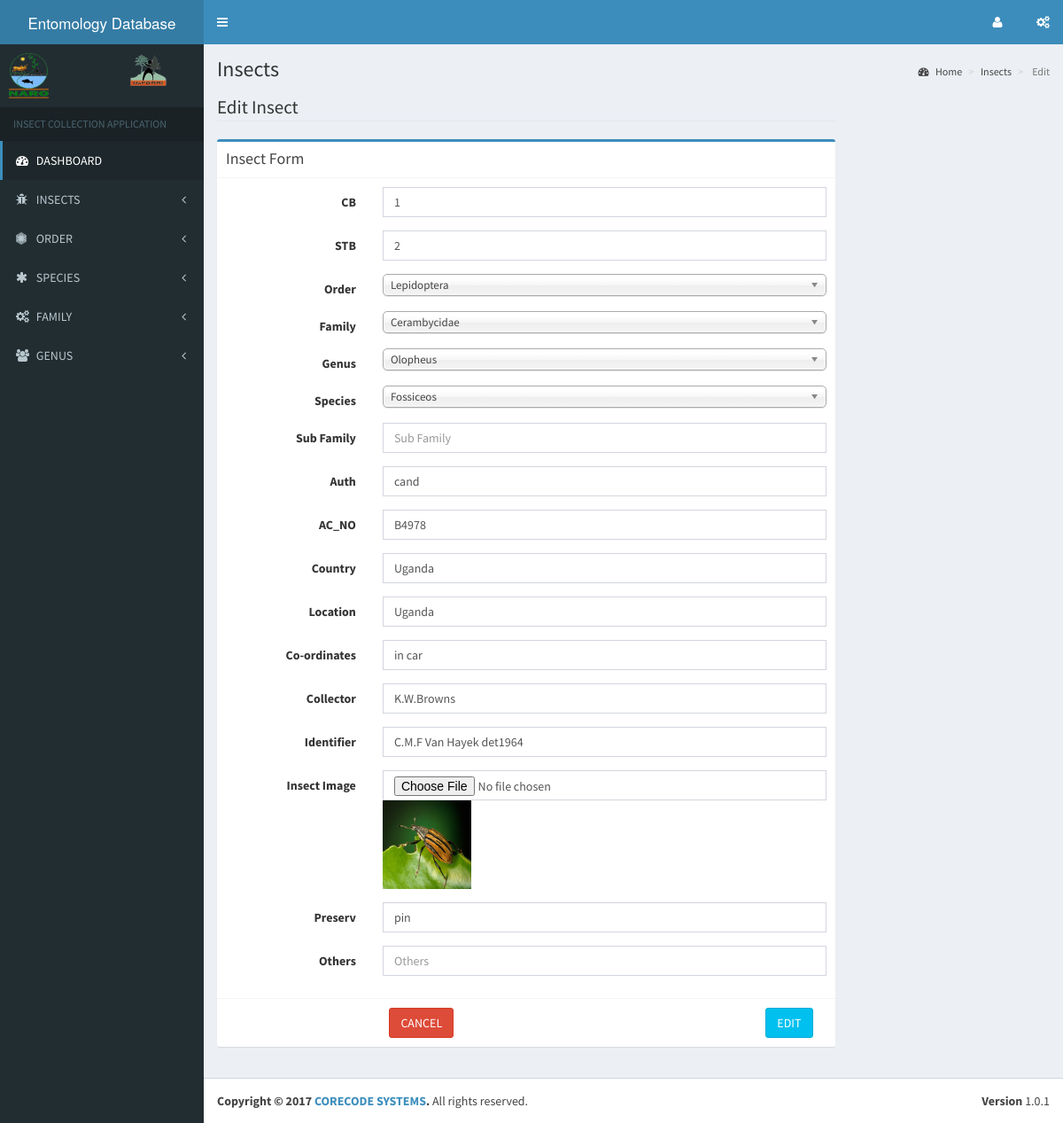
Page /admin/edit_insect.php?id=2 on the committed database.
### tables this page shows
CREATE TABLE `insects` (
  `insect_Id` int(11) NOT NULL,
  `CB` int(11) NOT NULL,
  `STB` int(11) NOT NULL,
  `order_Id` int(11) NOT NULL,
  `family_Id` int(11) NOT NULL,
  `genus_Id` int(11) NOT NULL,
  `species_Id` int(11) NOT NULL,
  `sub_family` varchar(255) NOT NULL,
  `auth` varchar(255) NOT NULL,
  `AC_NO` varchar(255) NOT NULL,
  `country` varchar(255) NOT NULL,
  `location` varchar(255) NOT NULL,
  `coordinates` varchar(255) NOT NULL,
  `doc` tinytext NOT NULL,
  `collector` varchar(255) NOT NULL,
  `identifier` varchar(255) NOT NULL,
  `image` text NOT NULL,
  `preserv` varchar(255) NOT NULL,
  `Others` varchar(255) NOT NULL
);

CREATE TABLE `order` (
  `order_Id` int(11) NOT NULL,
  `order_name` varchar(50) NOT NULL
);

CREATE TABLE `family` (
  `family_Id` int(11) NOT NULL,
  `family_name` varchar(50) NOT NULL
);

CREATE TABLE `genus` (
  `genus_id` int(11) NOT NULL,
  `genus_name` varchar(50) NOT NULL
);

CREATE TABLE `species` (
  `species_Id` int(11) NOT NULL,
  `species_name` varchar(50) NOT NULL
);

### libs/database.php (called while the page is built, shortened)
<?php
    class database {
        public $host    = DB_HOST;
        public $user    = DB_USER;
        public $pass    = DB_PASS;
        public $db_name = DB_NAME;
        public $conn;
        public function connect() {
            $this->conn = new mysqli($this->host, $this->user, $this->pass, $this->db_name);
        }
        public function select($query) {
            $result = $this->conn->query($query);
            if($result->num_rows > 0) {
                return $result;
            }else {
                return false;
            }
        }
    }
?>

### admin/edit_insect.php (the view, shortened to what this page needs)
<?php
    require_once '../libs/database.php';
    $db = new database();
    if(isset($_GET['id'])) {
        $id = $_GET['id'];
    }
    $sql_select_order = "SELECT * FROM `Order`";
    $order_list = $db->select($sql_select_order);
    $sql_select_family = "SELECT * FROM Family";
    $family_list = $db->select($sql_select_family);
    $sql_select_genus = "SELECT * FROM Genus";
    $genus_list = $db->select($sql_select_genus);
    $sql_select_species = "SELECT * FROM Species";
    $species_list = $db->select($sql_select_species);
    $sql_select_insect = "SELECT * FROM Insects WHERE insect_Id = {$id}";
    $insect = $db->select($sql_select_insect);
    $insect_record = $insect->fetch_array();
?>
<?php include 'includes/header.php'; ?>
<?php include 'includes/sidebar_nav.php'; ?>
  <div class="content-wrapper">
    <section class="content-header">
      <h1>
        Insects
      </h1>
      <ol class="breadcrumb">
        <li><a href="#"><i class="fa fa-dashboard"></i> Home</a></li>
        <li><a href="#"> Insects</a></li>
        <li class="active"> Edit</li>
      </ol>
    </section>
    <section class="content">
        <div class="row">
            <div class="col-md-9">
                <fieldset>
                    <legend>Edit Insect</legend>
                    <div class="box box-primary">
                        <div class="box-header with-border">
                            <h3 class="box-title">Insect Form</h3>
                        </div>
                        <div class="box-body">
                            <form class="form-horizontal" action="edit_insect.php?id=<?php echo $id ?>" method="post" role="form" id="insect_form" enctype="multipart/form-data">
                                <div class="form-group">
                                    <label class="col-sm-3 control-label" for="cb">CB</label>
                                    <div class="col-sm-9">
                                        <input type="text" id="cb" name="cb" class="form-control" placeholder="CB" value="<?php echo $insect_record['CB']; ?>">
                                    </div>
                                </div>
                                <div class="form-group">
                                    <label class="col-sm-3 control-label" for="stb">STB</label>
                                    <div class="col-sm-9">
                                        <input type="text" id="stb" name="stb" class="form-control" placeholder="STB" value="<?php echo $insect_record['STB']; ?>">
                                    </div>
                                </div>
                                <div class="form-group">
                                    <label class="col-sm-3 control-label" for="insect_order">Order</label>
                                    <div class="col-sm-9">
                                        <select class="form-control" id="insect_order" name="insect_order">
                                            <?php while($order = $order_list->fetch_array()): ?>
                                                    <?php
                                                        if($order['order_Id'] == $insect_record['order_Id']) {
                                                            echo "<option value=" .'"'. $order['order_Id'] .'"' ." selected='selected'>";
                                                                echo $order['order_name'];
                                                            echo "</option>";
                                                            break;
                                                        }
                                                    ?>
                                            <?php endwhile; ?>
                                        </select>
                                    </div>
                                </div>
                                <div class="form-group">
                                    <label class="col-sm-3 control-label" for="insect_family">Family</label>
                                    <div class="col-sm-9">
                                        <select class="form-control" id="insect_family" name="insect_family">
                                            <?php while($family = $family_list->fetch_array()): ?>
                                                    <?php
                                                        if($family['family_Id'] == $insect_record['family_Id']) {
                                                            echo "<option value=" .'"'. $family['family_Id'] .'"' ." selected='selected'>";
                                                                echo $family['family_name'];
                                                            echo "</option>";
                                                            break;
                                                        }
                                                    ?>
                                            <?php endwhile; ?>
                                        </select>
                                    </div>
                                </div>
                                <div class="form-group">
                                    <label class="col-sm-3 control-label" for="insect_genus">Genus</label>
                                    <div class="col-sm-9">
                                        <select class="form-control" id="insect_genus" name="insect_genus">
                                            <?php while($genus = $genus_list->fetch_array()): ?>
                                                    <?php
                                                        if($genus['genus_id'] == $insect_record['genus_Id']) {
                                                            echo "<option value=" .'"'. $genus['genus_id'] .'"' ." selected='selected'>";
                                                                echo $genus['genus_name'];
                                                            echo "</option>";
                                                            break;
                                                        }
                                                    ?>
                                            <?php endwhile; ?>
                                        </select>
                                    </div>
                                </div>
                                <div class="form-group">
                                    <label class="col-sm-3 control-label" for="insect_species">Species</label>
                                    <div class="col-sm-9">
                                        <select class="form-control" id="insect_species" name="insect_species">
                                            <?php while($species = $species_list->fetch_array()): ?>
                                                    <?php
                                                        if($species['species_Id'] == $insect_record['species_Id']) {
                                                            echo "<option value=" .'"'. $species['species_Id'] .'"' ." selected='selected'>";
                                                                echo $species['species_name'];
                                                            echo "</option>";
                                                            break;
                                                        }
                                                    ?>
                                            <?php endwhile; ?>
                                        </select>
                                    </div>
                                </div>
                                <div class="form-group">
                                    <label class="col-sm-3 control-label" for="sub_fam">Sub Family</label>
                                    <div class="col-sm-9">
                                        <input type="text" id="sub_fam" name="sub_fam" class="form-control" placeholder="Sub Family" value="<?php echo $insect_record['sub_family']; ?>">
                                    </div>
                                </div>
                                <div class="form-group">
                                    <label class="col-sm-3 control-label" for="auth">Auth</label>
                                    <div class="col-sm-9">
                                        <input type="text" id="auth" name="auth" class="form-control" placeholder="Auth" value="<?php echo $insect_record['auth']; ?>">
                                    </div>
                                </div>
                                <div class="form-group">
                                    <label class="col-sm-3 control-label" for="ac_no">AC_NO</label>
                                    <div class="col-sm-9">
                                        <input type="text" id="ac_no" name="ac_no" class="form-control" placeholder="AC_NO" value="<?php echo $insect_record['AC_NO']; ?>">
                                    </div>
                                </div>
                                <div class="form-group">
                                    <label class="col-sm-3 control-label" for="country">Country</label>
                                    <div class="col-sm-9">
                                        <input type="text" id="country" name="country" class="form-control" placeholder="Country" value="<?php echo $insect_record['country']; ?>">
                                    </div>
                                </div>
                                <div class="form-group">
                                    <label class="col-sm-3 control-label" for="location">Location</label>
                                    <div class="col-sm-9">
                                        <input type="text" id="location" name="location" class="form-control" placeholder="Location" value="<?php echo $insect_record['location']; ?>">
                                    </div>
                                </div>
                                <div class="form-group">
                                    <label class="col-sm-3 control-label" for="coordinates">Co-ordinates</label>
                                    <div class="col-sm-9">
                                        <input type="text" id="coordinates" name="coordinates" class="form-control" placeholder="Co-ordinates" value="<?php echo $insect_record['coordinates']; ?>">
                                    </div>
                                </div>
                                <div class="form-group">
                                    <label class="col-sm-3 control-label" for="collector">Collector</label>
                                    <div class="col-sm-9">
                                        <input type="text" id="collector" name="collector" class="form-control" placeholder="Collector" value="<?php echo $insect_record['collector']; ?>">
                                    </div>
                                </div>
                                <div class="form-group">
                                    <label class="col-sm-3 control-label" for="identifier">Identifier</label>
                                    <div class="col-sm-9">
                                        <input type="text" id="identifier" name="identifier" class="form-control" placeholder="Identifier" value="<?php echo $insect_record['identifier']; ?>">
                                    </div>
                                </div>
                                <div class="form-group">
                                    <label class="col-sm-3 control-label" for="file">Insect Image</label>
                                    <div class="col-sm-9">
                                        <input type="file" id="file" name="imagefile" class="form-control" value="<?php echo $insect_record['image']; ?>">
                                         <img src="../insect_images/<?php echo $insect_record['image']; ?>" width="100px" height="100px" />
                                    </div>
                                </div>
                                <div class="form-group">
                                    <label class="col-sm-3 control-label" for="preserv">Preserv</label>
                                    <div class="col-sm-9">
                                        <input type="text" id="preserv" name="preserv" class="form-control" placeholder="Preserv" value="<?php echo $insect_record['preserv']; ?>">
                                    </div>
                                </div>
                                <div class="form-group">
                                    <label class="col-sm-3 control-label" for="others">Others</label>
                                    <div class="col-sm-9">
                                        <input type="text" id="others" name="others" class="form-control" placeholder="Others" value="<?php echo $insect_record['Others']; ?>">
                                    </div>
                                </div>
                            </form>
                        </div>
                        <div class="box-footer">
                            <div class="col-sm-9 col-sm-offset-3">
                                <a href="insect_list.php" class="btn btn-danger">CANCEL</a>
                                <button class="btn btn-info pull-right" type="submit" name="update" form="insect_form">EDIT</button>
                            </div>
                        </div>
                    </div>
                </fieldset>
            </div>
        </div>
    </section>
  </div>
<?php include 'includes/footer.php'; ?>

### rows in the picture
insects: cb "1", stb "2", auth "cand", ac_no "B4978", country "Uganda", location "Uganda", coordinates "in car", collector "K.W.Browns", identifier "C.M.F Van Hayek det1964", image (picture), preserv "pin"
order: order_name "Lepidoptera"
family: family_name "Cerambycidae"
genus: genus_name "Olopheus"
species: species_name "Fossiceos"
